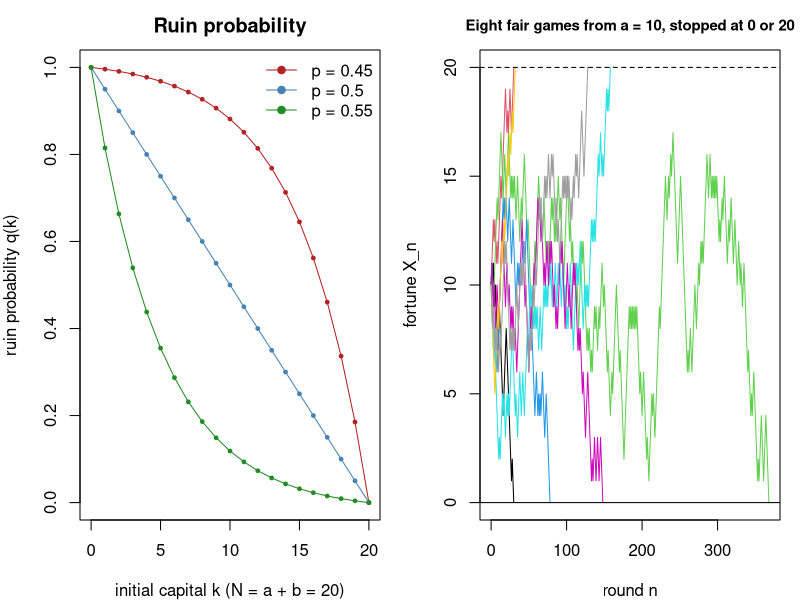

R code for this plot:
# Gambler's ruin: ruin probability q(k) for total capital N = a + b, and simulated fortunes of fair games.
N <- 20
k <- 0:N
ruin <- function(p, k, N) {
  if (p == 0.5) return(1 - k / N)
  r <- (1 - p) / p
  (r^k - r^N) / (1 - r^N)
}

op <- par(mfrow = c(1, 2), mar = c(4, 4, 2.5, 1))
ps <- c(0.45, 0.5, 0.55)
cols <- c("firebrick", "steelblue", "forestgreen")
plot(NA, xlim = c(0, N), ylim = c(0, 1), xlab = "initial capital k (N = a + b = 20)",
     ylab = "ruin probability q(k)", main = "Ruin probability")
for (j in seq_along(ps)) lines(k, ruin(ps[j], k, N), type = "o", pch = 19, cex = 0.5, col = cols[j])
legend("topright", bty = "n", lty = 1, pch = 19, col = cols, legend = paste("p =", ps))

set.seed(0)
a <- 10
walks <- lapply(1:8, function(i) {
  x <- a
  while (x[length(x)] > 0 && x[length(x)] < N) {
    x <- c(x, x[length(x)] + sample(c(-1, 1), 1))
  }
  x
})
plot(NA, xlim = c(0, max(lengths(walks)) - 1), ylim = c(0, N), xlab = "round n",
     ylab = "fortune X_n", main = "Eight fair games from a = 10, stopped at 0 or 20", cex.main = 0.9)
for (i in seq_along(walks)) lines(seq_along(walks[[i]]) - 1, walks[[i]], col = i)
abline(h = 0)
abline(h = N, lty = 2)
par(op)
